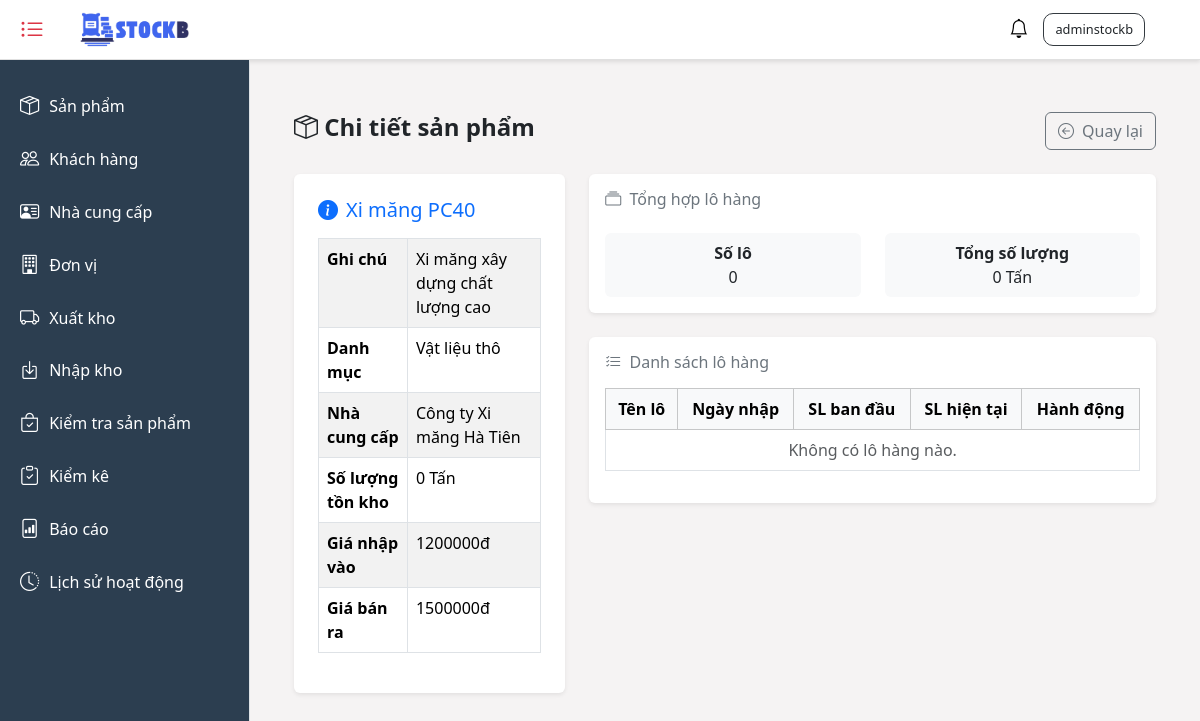
Page /product/1/ (signed in) on the earlier database version.
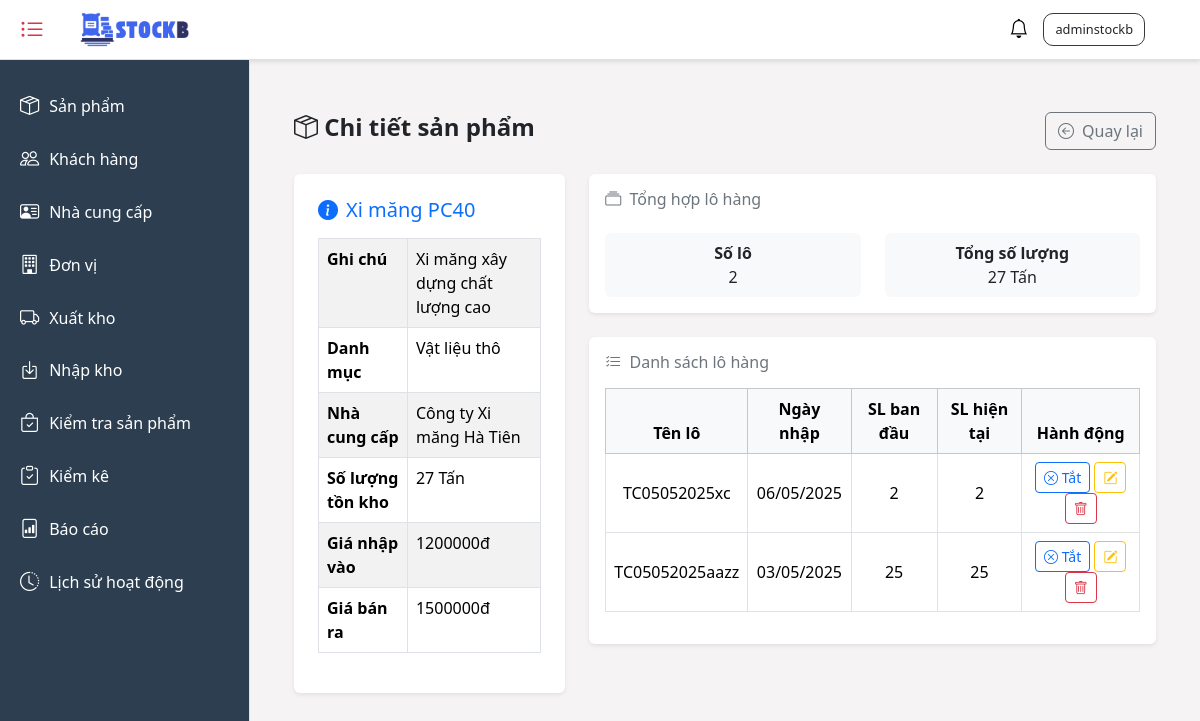
Same page on the later database version.
### stockb/models.py (models this page shows, shortened)
class ProductDetail(models.Model):
    STATUS_CHOICES = [
        ('ACTIVE', 'Kích hoạt'),
        ('UNACTIVE', 'Tắt kích hoạt'),
    ]
    product = models.ForeignKey(Product, on_delete=models.CASCADE, related_name='product_details')
    product_batch = models.CharField(max_length=100)
    initial_quantity = models.IntegerField()
    remaining_quantity = models.IntegerField()
    import_date = models.DateTimeField()
    status = models.CharField(
        max_length=20,
        choices=STATUS_CHOICES,
        default='ACTIVE'
    )
    expiry_date = models.DateTimeField(blank=True, null=True)
    created_at = models.DateTimeField(auto_now_add=True)
    updated_at = models.DateTimeField(auto_now=True)
    class Meta:
        unique_together = ('product', 'product_batch')

### stockb/views/product_views.py (the view)
# urls.py: path('product/<int:pk>/', product_views.product_detail, name='product_detail'),
@login_required
def product_detail(request, pk):
    product = get_object_or_404(Product, pk=pk)
    product_details = ProductDetail.objects.filter(product=product).select_related('product__category', 'product__unit').order_by('status')
    total_remaining_quantity = ProductDetail.objects.filter(
        product=product, status='ACTIVE'
    ).aggregate(total=Sum('remaining_quantity'))['total'] or 0
    context = {
        "title": f"Chi tiết sản phẩm - {product.product_name}",
        "product": product,
        "product_details": product_details,
        "total_remaining_quantity": total_remaining_quantity,
    }
    return render(request, 'product/product_detail.html', context)

### stockb/context_processors.py (called while the page is built)
def notifications(request):
    return {
        'notifications': Notification.objects.all()[:50]
    }

### stockb/templates/product/product_detail.html (shortened to what the changed rows need)
{% extends 'base.html' %}
{% block content %}
<div class="container py-4">
  <div class="row g-4">
    <div class="col-md-4">
      <div class="card border-0 shadow-sm p-4 h-100">
          <table class="table table-bordered table-striped">
            <tbody>
              <tr>
                <th style="width: 40%">Ghi chú</th>
              </tr>
              <tr>
                <th>Danh mục</th>
              </tr>
              <tr>
                <th>Nhà cung cấp</th>
              </tr>
              <tr>
                <th>Số lượng tồn kho</th>
                <td>{{ total_remaining_quantity }} {{ product.unit.unit_name }}</td>
              </tr>
              <tr>
                <th>Giá nhập vào</th>
              </tr>
              <tr>
                <th>Giá bán ra</th>
              </tr>
            </tbody>
          </table>
      </div>
    </div>
    <div class="col-md-8">
      <div class="card border-0 shadow-sm mb-4 p-3">
        <div class="row mt-3">
          <div class="col-6">
            <div class="bg-light rounded p-2 text-center">
              <div class="fw-bold text-dark">Số lô</div>
              <div>{{ product_details.count }}</div>
            </div>
          </div>
          <div class="col-6">
            <div class="bg-light rounded p-2 text-center">
              <div class="fw-bold text-dark">Tổng số lượng</div>
              <div>{{ total_remaining_quantity }} {{ product.unit.unit_name }}</div>
            </div>
          </div>
        </div>
      </div>
      <div class="card border-0 shadow-sm p-3">
        <div class="table-responsive">
          <table class="table table-hover table-bordered align-middle">
            <thead class="table-light">
              <tr class="text-center">
                <th>Tên lô</th>
                <th>Ngày nhập</th>
                <th>SL ban đầu</th>
                <th>SL hiện tại</th>
                <th>Hành động</th>
              </tr>
            </thead>
            <tbody>
              {% for detail in product_details %}
              <tr class="text-center">
                <td>{{ detail.product_batch }}</td>
                <td>{{ detail.import_date|date:"d/m/Y" }}</td>
                <td>{{ detail.initial_quantity }}</td>
                <td>{{ detail.remaining_quantity }}</td>
                <td>
                  <form action="{% url 'toggle_product_detail_status' detail.pk %}" method="POST" class="d-inline">
                    <button type="submit" class="btn btn-sm {% if detail.status == 'ACTIVE' %}btn-outline-primary{% else %}btn-outline-success{% endif %}">
                      {% if detail.status == 'ACTIVE' %}<i class="bi bi-x-circle"></i> Tắt{% else %}<i class="bi bi-check-circle"></i> Kích hoạt{% endif %}
                    </button>
                  </form>
                  <form action="{% url 'edit_product_detail' detail.pk %}" method="POST" class="d-inline edit-form">
                    <button type="submit" class="btn btn-sm btn-outline-warning"><i class="bi bi-pencil-square"></i></button>
                  </form>
                  <form action="{% url 'delete_product_detail' detail.pk %}" method="POST" class="d-inline">
                    <button type="submit" class="btn btn-sm btn-outline-danger"><i class="bi bi-trash"></i></button>
                  </form>
                </td>
              </tr>
              {% empty %}
              <tr>
                <td colspan="5" class="text-center text-muted">Không có lô hàng nào.</td>
              </tr>
              {% endfor %}
            </tbody>
          </table>
        </div>
      </div>
    </div>
  </div>
</div>
{% endblock %}

Differences in the rows shown:
added ProductDetail: product_batch "TC05052025xc", import_date "06/05/2025", initial_quantity "2", remaining_quantity "2", status "ACTIVE" (drawn)
added ProductDetail: product_batch "TC05052025aazz", import_date "03/05/2025", initial_quantity "25", remaining_quantity "25", status "ACTIVE" (drawn)
Other differences:
{{ total_remaining_quantity }}: "0" → "27"
{{ product_details.count }}: "0" → "2"
text no longer shown: "Không có lô hàng nào."
